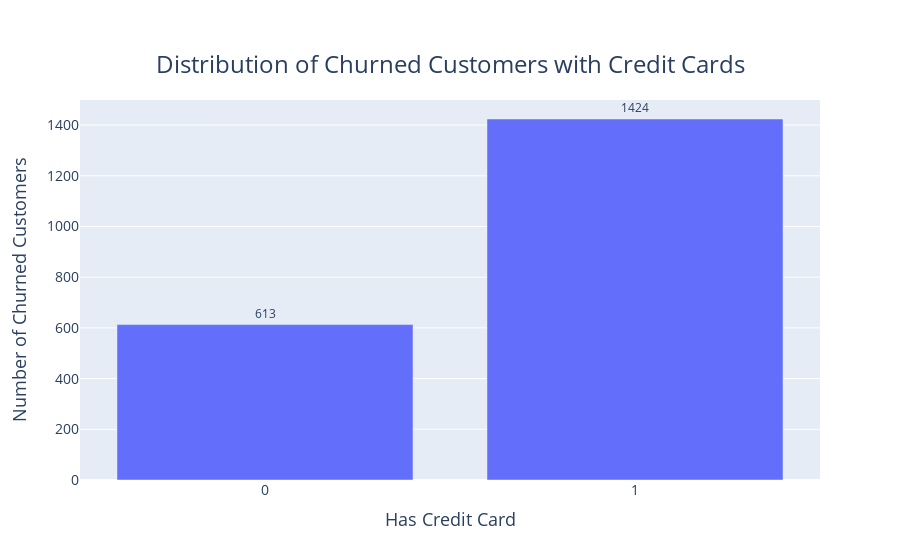

This figure's notebook cell:
### Code cell
fig = px.bar(
    HasCrCard_churnedTrue_counts,
    x='HasCrCard',
    y='Count',
    title='Distribution of Churned Customers with Credit Cards',
    labels={'HasCrCard': 'Has Credit Card', 'Count': 'Number of Churned Customers'},
    text='Count'
)

# Customize the title and axis labels
fig.update_layout(
    title={
        'text': "Distribution of Churned Customers with Credit Cards",
        'y': 0.9,
        'x': 0.5,
        'xanchor': 'center',
        'yanchor': 'top',
        'font': {'size': 24}  # Adjust the font size of the title
    },
    xaxis_title={
        'text': 'Has Credit Card',
        'font': {'size': 18}  # Adjust the x-axis title font size
    },
    yaxis_title={
        'text': 'Number of Churned Customers',
        'font': {'size': 18}  # Adjust the y-axis title font size
    }
)

# Adjust the font size of the tick labels
fig.update_xaxes(
    tickfont={'size': 14},
    tickvals=[0, 1],  # Set the tick values to only 0 and 1
    ticktext=['0', '1'],  # Set the tick text to "0" and "1"
    type='category'  # Treat the x-axis as categorical
)

fig.update_yaxes(tickfont={'size': 14})

# Customize the plot to display the counts on the bars
fig.update_traces(texttemplate='%{text}', textposition='outside')

fig.show()

### Figure 1 — Plotly figure (JSON) as saved in the notebook; plotly's stock layout.template omitted (floating-point values rounded to 4 significant figures)
{"data": [{"alignmentgroup": "True", "hovertemplate": "Has Credit Card=%{x}<br>Number of Churned Customers=%{text}<extra></extra>", "legendgroup": "", "marker": {"color": "#636efa", "pattern": {"shape": ""}}, "name": "", "offsetgroup": "", "orientation": "v", "showlegend": false, "text": [613, 1424], "textposition": "outside", "texttemplate": "%{text}", "type": "bar", "x": [0, 1], "xaxis": "x", "y": [613, 1424], "yaxis": "y"}], "layout": {"barmode": "relative", "legend": {"tracegroupgap": 0}, "title": {"font": {"size": 24}, "text": "Distribution of Churned Customers with Credit Cards", "x": 0.5, "xanchor": "center", "y": 0.9, "yanchor": "top"}, "xaxis": {"anchor": "y", "domain": [0, 1], "tickfont": {"size": 14}, "ticktext": ["0", "1"], "tickvals": [0, 1], "title": {"font": {"size": 18}, "text": "Has Credit Card"}, "type": "category"}, "yaxis": {"anchor": "x", "domain": [0, 1], "tickfont": {"size": 14}, "title": {"font": {"size": 18}, "text": "Number of Churned Customers"}}}}
